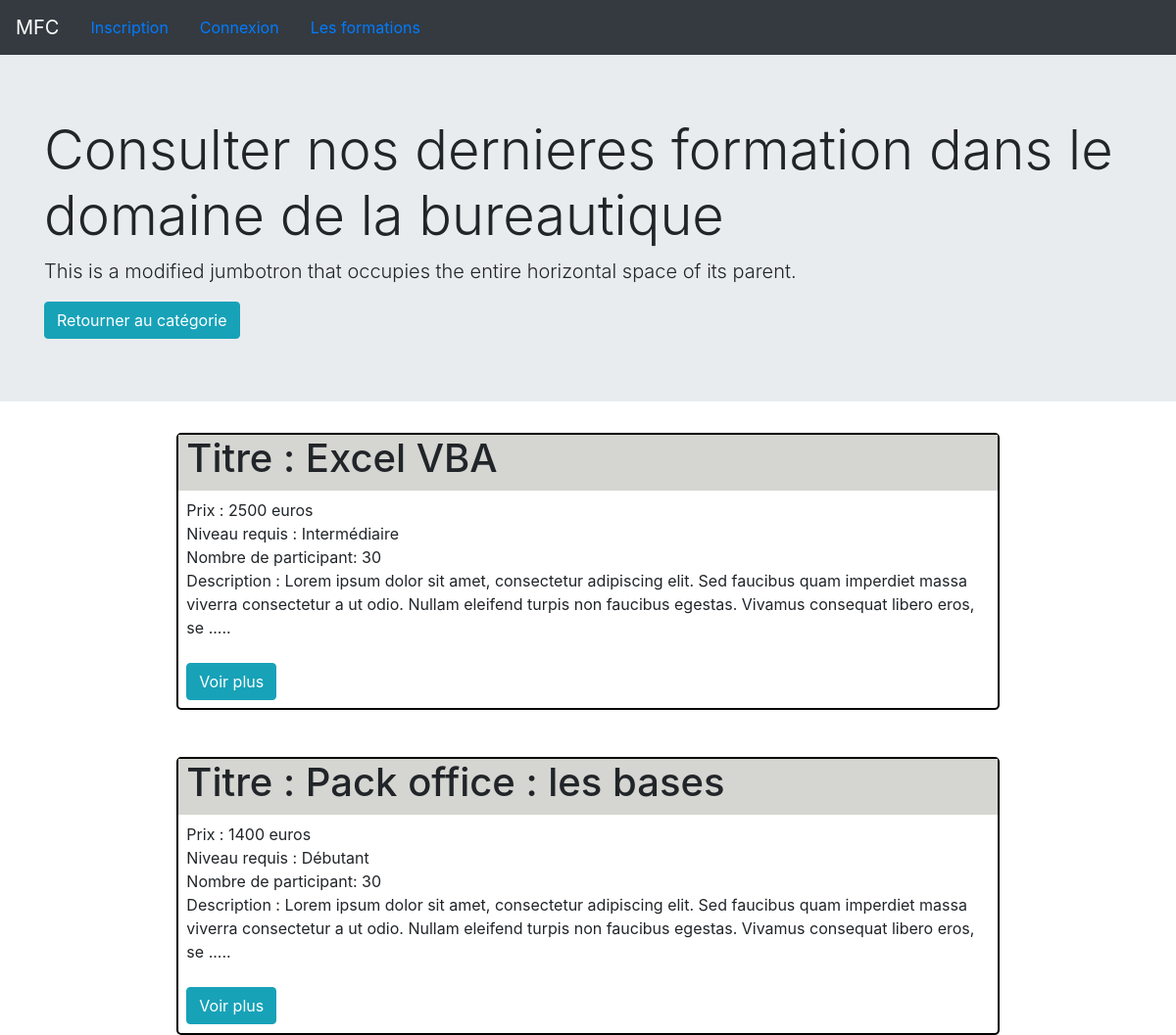
The app's page /formation_brx.php with its own data.
### tables this page shows
CREATE TABLE `formation` (
  `form_id` int(11) NOT NULL,
  `form_nom` varchar(50) NOT NULL,
  `form_cat` enum('brx','rsx','dev') NOT NULL,
  `form_desc` longtext NOT NULL,
  `form_niveau` enum('Débutant','Intermédiaire','Avancée','Expert') NOT NULL,
  `form_nbplace` int(11) NOT NULL,
  `form_prix` int(11) NOT NULL,
  `form_duree` int(11) NOT NULL,
  `form_lieu` varchar(240) NOT NULL
);

### formation_brx.php (the view)
<?php include 'header.php'; ?>
<div class="jumbotron jumbotron-fluid">
  <div class="container">
    <h1 class="display-4">Consulter nos dernieres formation dans le domaine de la bureautique</h1>
    <p class="lead">This is a modified jumbotron that occupies the entire horizontal space of its parent.</p>
    <a href="formation.php" class="btn btn-info" role="button">Retourner au catégorie</a></br>
  </div>
</div>
<?php
        $form_info = $bdd->query("SELECT * FROM formation WHERE form_cat ='brx' ");
        while ($a = $form_info->fetch()){
            $id = $a['form_id'];
?>
    <div id='form_presentation'>
        <h1>Titre : <?php    echo $a['form_nom']; ?> </h1>
        <p>
            Prix : <?php    echo $a['form_prix']; ?> euros </br>
            Niveau requis : <?php    echo $a['form_niveau']; ?> </br>
            Nombre de participant: <?php    echo $a['form_nbplace']; ?> </br>
            Description : <?php echo substr($a['form_desc'], 0,200); ?> ..... </br>
        </p>
        <a href="fiche_formation.php?id=<?php echo $id; ?>" class="btn btn-info" role="button">Voir plus</a>
    </div>
<?php } ?>

### css/listeform.css (style rules this page uses)
html { height: 100%; }
body { height: 100%; margin: 0; padding: 0; }
#form_presentation { background-color: white; margin-bottom: 4%; margin-left: 15%; margin-right: 15%; border: 2px solid black; border-radius: 5px; }
#form_presentation > h1 { background-color: #d5d5d1; padding-left: 1%; padding-right: 1%; padding-bottom: 1%; }
#form_presentation > p { padding-left: 1%; padding-right: 1%; padding-bottom: 1%; }
#form_presentation > a { margin-left: 1%; margin-right: 1%; margin-bottom: 1%; }

### records on screen
formation: form_nom "Excel VBA", form_prix "2500", form_niveau "Intermédiaire", form_nbplace "30", form_desc "Lorem ipsum dolor sit amet, consectetur adipiscing elit. Sed faucibus quam imperdiet massa viverra consectetur a ut odio. Nullam eleifend turpis non faucibus egestas. Vivamus consequat libero eros, se"
formation: form_nom "Pack office : les bases", form_prix "1400", form_niveau "Débutant", form_nbplace "30", form_desc "Lorem ipsum dolor sit amet, consectetur adipiscing elit. Sed faucibus quam imperdiet massa viverra consectetur a ut odio. Nullam eleifend turpis non faucibus egestas. Vivamus consequat libero eros, se"
